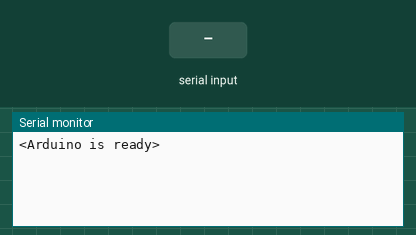
This sketch was run on a simulated Arduino Uno, built with avr-gcc and run on an emulated ATmega328P. On the bench: the last lines printed to the serial monitor. The test bench sets the inputs (shaded band).

Above: at 1.2 s.
1.3 s: "<90,45>" received over Serial
At 2.5 s:
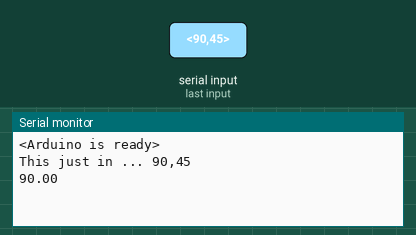
2.8 s: "<5>" received over Serial
At 3.5 s:
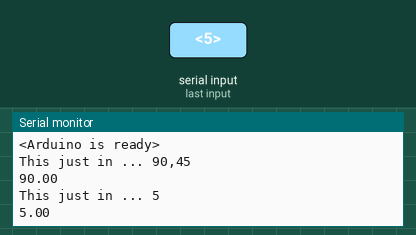

The sketch:

SerialRead2.ino
```cpp
const byte serialBufSize = 12;
char receivedChars[serialBufSize];

boolean newSerialDataReceived = false;

void setup() {
  Serial.begin(9600);
  Serial.println("<Arduino is ready>");
}

void loop() {

  readSerialWithStartEndMarkers();
  showNewData();
}

void readSerialWithStartEndMarkers() {
  static boolean recvInProgress = false;
  static byte ndx = 0;
  char startMarker = '<';
  char endMarker = '>';
  char rc;

  // if (Serial.available() > 0) {
  while (Serial.available() > 0 && newSerialDataReceived == false) {
    rc = Serial.read();

    if (recvInProgress == true) {
      if (rc != endMarker) {
        receivedChars[ndx] = rc;
        ndx++;
        if (ndx >= serialBufSize) {
          ndx = serialBufSize - 1;
        }
      }
      else {
        receivedChars[ndx] = '\0'; // terminate the string
        recvInProgress = false;
        ndx = 0;
        newSerialDataReceived = true;
      }
    }

    else if (rc == startMarker) {
      recvInProgress = true;
    }
  }
}

void showNewData() {
  if (newSerialDataReceived == true) {
    Serial.print("This just in ... ");
    Serial.println(receivedChars);
    float target = atof(receivedChars);
    Serial.println(target);
    newSerialDataReceived = false;
  }
}
```

Measured:
- after the input at 1.3 s, the serial monitor: prints a new line at once (image 1)
- after the input at 2.8 s, the serial monitor: prints a new line at once (image 2)
